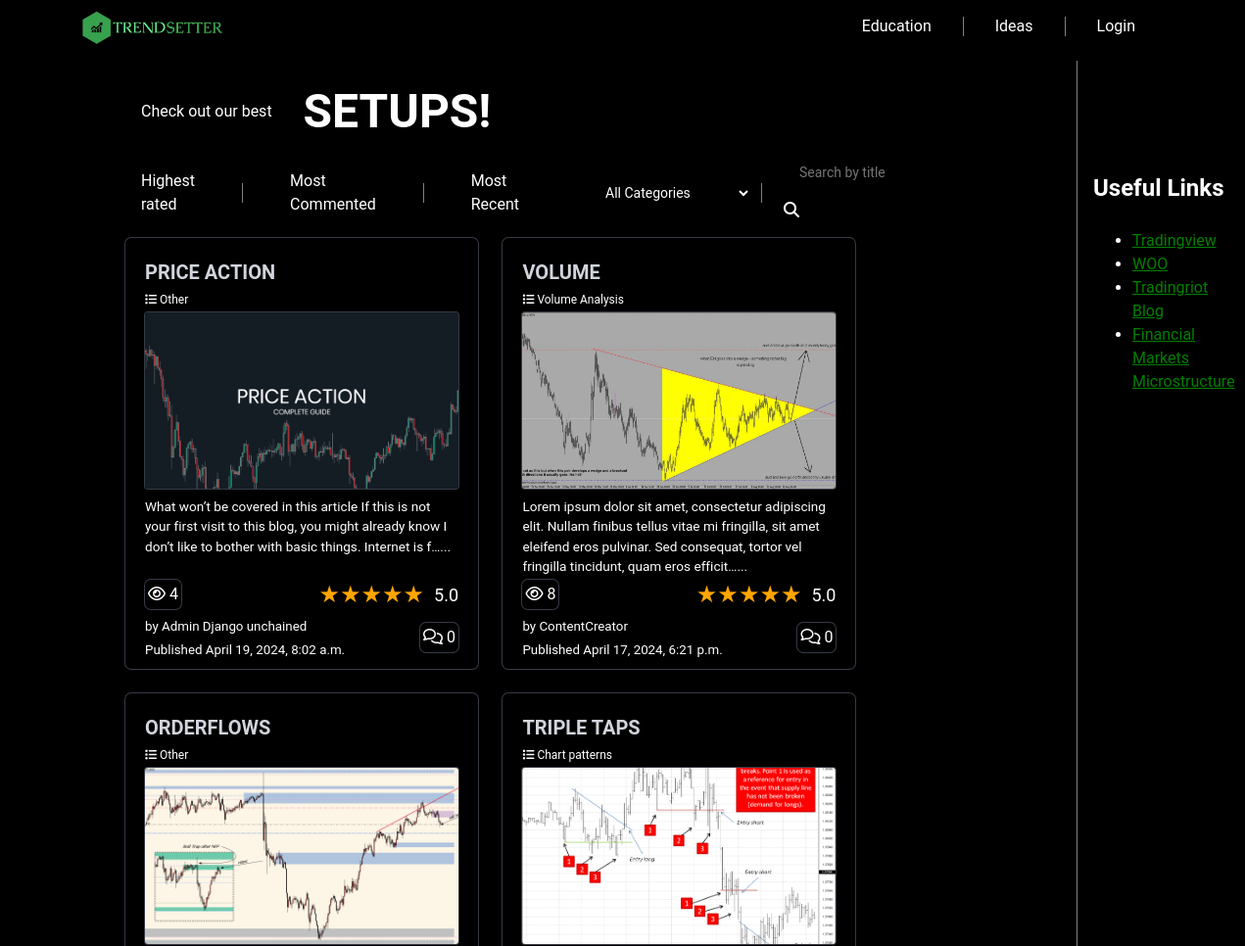
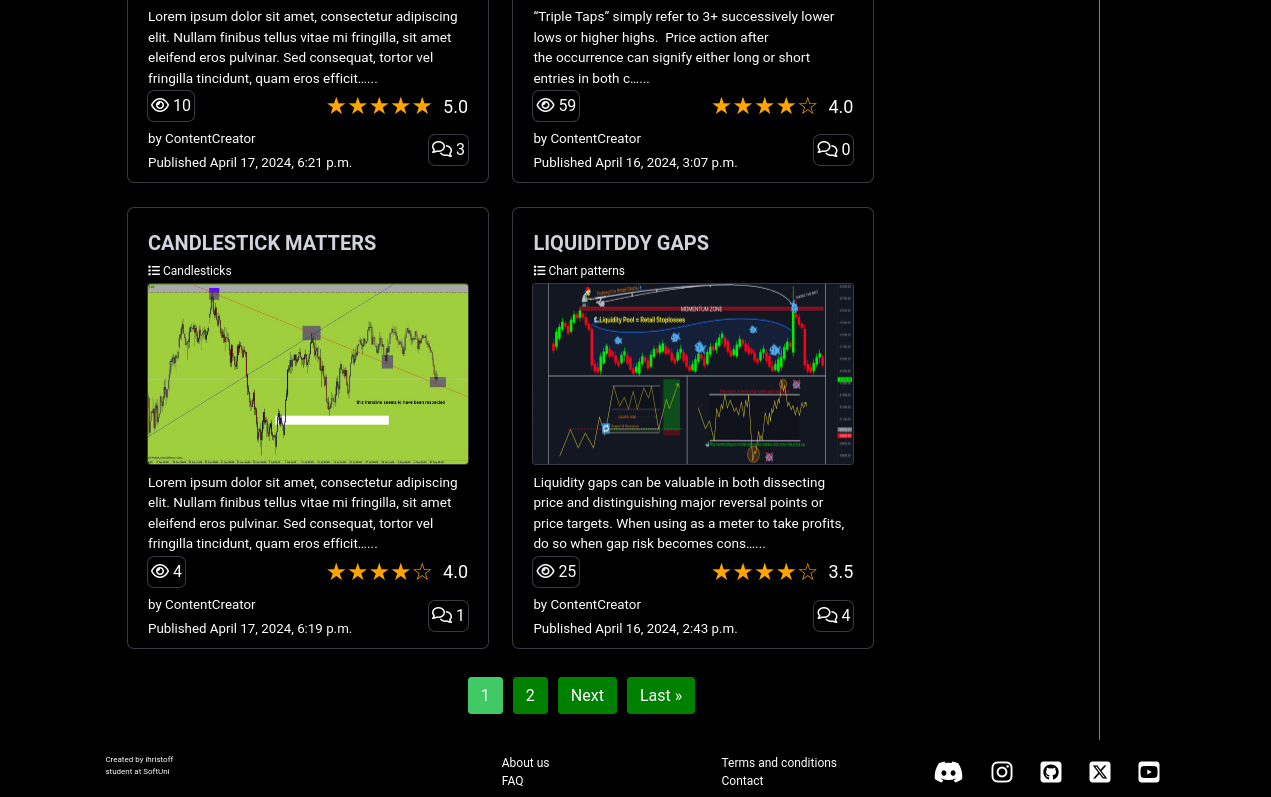
The page /articles/education/?filter=highest_rated on the database its author committed (2 pictures, top to bottom).
### TrendSetter/articles/models.py (models this page shows, shortened)
class EducationalArticle(models.Model):
    CATEGORY_CHOICES = [
        ('Chart patterns', 'Chart patterns'),
        ('Trendlines', 'Trendlines'),
        ('Candlesticks', 'Candlesticks'),
        ('Supply and Demand', 'Supply and Demand'),
        ('Elliott Wave Theory', 'Elliott Wave Theory'),
        ('Volume Analysis', 'Volume Analysis'),
        ('Other', 'Other'),
    ]
    user = models.ForeignKey(UserModel, on_delete=models.SET_NULL, related_name='education_articles', null=True,
                             blank=True)
    title = models.CharField(max_length=255, unique=True, )
    image = models.ImageField(
        upload_to='education_articles/',
        validators=(image_size_validator,),
    )
    category = models.CharField(max_length=25, choices=CATEGORY_CHOICES, default='Other')
    description = RichTextField()
    created_at = models.DateTimeField(auto_now_add=True)
    updated_at = models.DateTimeField(auto_now=True)
    views = models.PositiveIntegerField(default=0)
    slug = models.SlugField(
        unique=True,
        null=False,
        blank=True,
        editable=False,  # Readonly, only in the Django App, not in the DB
    )
    author_name = models.CharField(max_length=50, null=True, blank=True)

### TrendSetter/accounts/models.py (models this page shows, shortened)
class Profile(models.Model):
    BEGINNER = 'beginner'
    INTERMEDIATE = 'intermediate'
    ADVANCED = 'advanced'
    EXPERT = 'Expert'
    EXPERIENCE_CHOICES = [
        (BEGINNER, 'Beginner'),
        (INTERMEDIATE, 'Intermediate'),
        (ADVANCED, 'Advanced'),
        (EXPERT, 'Expert'),
    ]
    user = models.OneToOneField(
        TrendSetterUser,
        on_delete=models.CASCADE,
        primary_key=True,
    )
    profile_image = models.ImageField(
        upload_to='profile_images/',
        validators=(image_size_validator,),
        null=True,
        blank=True,
    )
    username = models.CharField(max_length=25, unique=True, null=True, blank=True)
    send_mail_for_new_article=models.BooleanField(default=False)
    show_email = models.BooleanField(default=True)
    bio = models.CharField(max_length=500, null=True, blank=True)
    date_of_birth = models.DateField(null=True, blank=True)
    age = models.PositiveIntegerField(
        null=True,
        blank=True,
    )
    location = models.CharField(max_length=50, null=True, blank=True)
    trading_experience = models.CharField(
        max_length=12,
        choices=EXPERIENCE_CHOICES,
        default=BEGINNER,
    )

### TrendSetter/articles/views.py (the view, shortened to what this page needs)
# urls.py: path('education/', AllArticlesView.as_view(), name='education articles'),
class AllArticlesView(views.ListView):
    queryset = EducationalArticle.objects.all()
    template_name = 'articles/article_dashboard.html'
    context_object_name = 'articles'
    paginate_by =6
    def get_queryset(self):
        return EducationalArticle.objects.all().order_by('-created_at')
    def get_context_data(self, **kwargs):
        context = super().get_context_data(**kwargs)
        queryset = self.get_queryset().annotate(avg_rating=Avg('articlerating__rating'), num_comments=Count('comment'),  )
        category = self.request.GET.get('category')
        search_query = self.request.GET.get('q')
        filter_type = self.request.GET.get('filter')
        if search_query:
            queryset = queryset.filter(title__icontains=search_query)
        if category:
            queryset = queryset.filter(category=category)
        if filter_type == 'most_viewed':
            queryset = self.get_most_viewed(queryset)
        elif filter_type == 'highest_rated':
            queryset = queryset.annotate(avg_rating=Avg('articlerating__rating')).order_by('-avg_rating')
        elif filter_type == 'most_commented':
            queryset = self.get_most_commented(queryset)
        elif filter_type == 'most_recent':
            queryset = queryset.order_by('-created_at')
        paginator = Paginator(queryset, self.paginate_by)
        page = self.request.GET.get('page')
        context['articles'] = paginator.get_page(page)
        context['category'] = category
        context['categories'] = EducationalArticle.CATEGORY_CHOICES
        return context

### TrendSetter/accounts/templatetags/custom_filters.py (called while the page is built)
@register.filter(name='sanitize')
def sanitize(value):
    cleaned_value = strip_tags(value)
    return mark_safe(cleaned_value)

### templates/articles/article_dashboard.html (shortened to what this page needs)
{% extends "base.html" %}
{% load custom_filters %}
{% load url_replace %}
{% load static %}
{% load humanize %}
{% load custom_filters %}
{% block content %}
    <div class="idea-container">
        <div class="main">
            <div class="page-info">
                <p>Check out our best</p>
                <h1>SETUPS!</h1>
            </div>
            <div class="filter-buttons">
            <a class="nav-link" href="?filter=highest_rated" >Highest rated</a>
                <a class="nav-link" href="?filter=most_commented">Most Commented</a>
                <a class="nav-link" href="?filter=most_recent">Most Recent</a>
                <div class="search">
                    <form method="get" action="{% url 'education articles' %}" class="filter-form">
                        <select name="category" class="filter-select">
                            <option value="">All Categories</option>
                        </select>
                        <div class="title-search">
                            <input type="text" name="q" placeholder="Search by title" value="{{ request.GET.q }}"
                                   class="filter-input">
                            <button type="submit" class="filter-button">
                                <i class="fa fa-search"></i>
                            </button>
                        </div>
                    </form>
                </div>
            </div>
            <div class="all-cards">
                {% for article in articles %}
                    <a class="card-link" href="{% url 'details article' article.slug %}">
                        <div class="card">
                            <div class="card-top">
                                <h2 class="card-title">{{ article.title|upper }}</h2>
                                <p><i class="fa-solid fa-list"></i> {{ article.category }}</p>
                                <img class="card-img" src="{{ article.image.url }}" alt="{{ article.title }}"/>
                            </div>
                            <p class="card-description ">{{ article.description|safe |truncatechars:200|sanitize }}...</p>
                            <div class="info-1">
                                <p class="card-item-icon"><i class="fa-regular fa-eye"></i> {{ article.views }}</p>
                                <div class="rating">
                                    {% if article.avg_rating %}
                                        {% for i in "12345" %}
                                            {% if i <= article.avg_rating|floatformat:0 %}
                                                <span class="star">&#9733;</span>
                                            {% else %}
                                                <span class="star">&#9734;</span>
                                            {% endif %}
                                        {% endfor %}
                                        <span class="avg-rating">{{ article.avg_rating|floatformat:1 }}</span>
                                    {% else %}
                                        <span class="star">&#9734;</span>
                                        <span class="star">&#9734;</span>
                                        <span class="star">&#9734;</span>
                                        <span class="star">&#9734;</span>
                                        <span class="star">&#9734;</span>
                                    {% endif %}
                                </div>
                            </div>
                            <div class="info-2">
                                <div class="card-info-left">
                                    {% if article.user.profile.username %}
                                        <p class="card-item"><small class="card-item small">
                                            by {{ article.user.profile.username }}</small></p>
                                    {% elif article.user %}
                                        <p class="card-item"><small class="card-item small">
                                            by {{ article.user }}</small></p>
                                    {% elif article.author_name %}
                                        <p class="card-item"><small class="card-item small">
                                            by {{ article.author_name }}</small></p>
                                    {% else %}
                                        <p class="card-item"><small class="card-item small"> by Editor</small></p>
                                    {% endif %}
                                    <p class="card-item"><small
                                            class="card-item small">Published {{ article.created_at }}</small></p>
                                </div>
                                <p class="card-item-icon"><i
                                        class="fa-regular fa-comments"></i> {{ article.num_comments }}</p>
                            </div>
                        </div>
                    </a>
                {% endfor %}
            </div>
            <div class="pagination-container">
                <ul class="pagination">
                    {% if articles.paginator.num_pages > 1 %}
                        {% for i in articles.paginator.page_range %}
                            {% if articles.number == i %}
                                <li class="page-item active">
                                    <span class="page-link">{{ i }}</span>
                                </li>
                            {% else %}
                                <li class="page-item">
                                    <a href="?page={{ i }}" class="page-link">{{ i }}</a>
                                </li>
                            {% endif %}
                        {% endfor %}
                    {% endif %}
                    {% if articles.has_next %}
                        <li class="page-item">
                            <a href="?page={{ articles.next_page_number }}" class="page-link">Next</a>
                        </li>
                        <li class="page-item">
                            <a href="?page={{ articles.paginator.num_pages }}" class="page-link">Last &raquo;</a>
                        </li>
                    {% endif %}
                </ul>
            </div>
        </div>
        <div class="side-bar-left">
            <div class="side-bar-div">
                <h2>Useful Links</h2>
                <ul>
                    <li><a href="https://www.tradingview.com/">Tradingview </a></li>
                    <li><a href="https://x.woo.org/register?ref=RIOTRIOT">WOO</a></li>
                    <li><a href="https://tradingriot.com/blog">Tradingriot Blog</a></li>
                    <li><a href="https://www.youtube.com/channel/UCzNpiFiu-8b5mS3yOMhH5XA">Financial Markets
                        Microstructure</a></li>
                </ul>
            </div>
        </div>
    </div>
{% endblock %}

### staticfiles/css/base.css (style rules this page uses)
body { font-family: Roboto, serif; display: flex; flex-direction: column; justify-content: center; height: 100%; position: relative; background-color: black; }
.main { display: flex; flex-direction: column; margin: 1rem 4rem; }
.nav-link { padding: 0.25rem 1rem; color: white; text-decoration: none; transition: box-shadow 0.2s ease-in-out; }

### staticfiles/css/home.css (style rules this page uses)
.main { background-size: cover; background-repeat: no-repeat; background-position: center; background-image: url(attr(data-bg-url)); }

### staticfiles/css/accounts.css (style rules this page uses)
a { font-size: 1rem; color: green; }

### staticfiles/css/rating.css (style rules this page uses)
.rating { display: flex; align-items: center; }
.star { font-size: 24px; color: orange; }
.avg-rating { margin-left: 10px; font-size: 18px; }

### staticfiles/css/dashboard-cards.css (style rules this page uses)
.page-info { color:white; display: flex; align-items: center; gap:2rem; margin-left: 1rem; }
.page-info h1 { font-size: 3rem; }
.all-cards { font-size: 13px; display: flex; flex-direction: row; flex-wrap: wrap; gap: 2vw; color: white }
.card { background-color: black; border-radius: 6px; box-shadow: 0 0 0 1px #363a45; display: flex; flex-direction: column; justify-content: space-between; width: 360px; height: 440px; overflow: hidden; padding: 20px; padding-bottom: 8px; color: white; }
.card-link { text-decoration: none; }
.card-title { font-size: 1.25rem; text-decoration: none; color: #d1d4dc; }
.card-top { display: flex; flex-direction: column; justify-content: space-between; gap:0.25rem; }
.card-top p { font-size: 0.75rem; }
.card-img { background-color: black; box-shadow: 0 0 0 1px #363a45; align-items: center; border-radius: 3px; box-sizing: border-box; display: block; height: 180px; width: 100%; object-fit: cover; margin-bottom: 6px; }
.card-description { width: 100%; height: 5rem; font-size: 0.85rem; }
.info-1, .info-2 { display: flex; flex-direction: row; padding: 0; justify-content: space-between; align-items: center; text-decoration: none; }
.card-item-icon { box-shadow: 0 0 0 1px #363a45; align-items: center; border-radius: 6px; padding: 3px; }
.filter-buttons { display: flex; flex-direction: row; align-items: center; gap: 2rem; min-width:65vw; }
.filter-form { display: flex; align-items: center; }
.filter-select, .filter-input { padding: 8px; margin-right: 10px; margin-left: 20px; border: none; background-color: transparent; font-size: 14px; color: white; }
.filter-select option { background-color: black; border: 1px solid white; }
.filter-button { background-color: transparent; color: white; border: none; border-radius: 5px; padding: 8px 12px; cursor: pointer; transition: background-color 0.3s ease; }
.search { padding: 0.5rem; }
.title-search { margin-left: 10px; }
.pagination-container { margin-top: 20px; display: flex; justify-content: center; }
.pagination { list-style: none; padding: 0; display: flex; gap: 10px; }
.pagination .page-item { display: inline-block; }
.pagination .page-link { padding: 8px 12px; background-color: green; color: white; border: 1px solid green; border-radius: 4px; text-decoration: none; cursor: pointer; transition: background-color 0.3s ease; }
.pagination .page-link:hover, .pagination .page-item.active .page-link { background-color: #40c964; border-color: #40c964; }

### staticfiles/css/article_details.css (style rules this page uses)
.idea-container { display: flex; flex-direction: row; justify-content: space-between; color: white; min-width:70vw; }
.side-bar-left { flex-basis: 30%; flex-direction: column; margin-top: 7rem; padding-left: 1rem; gap:3rem; }
.side-bar-div { margin-bottom: 3rem; display: flex; flex-direction: column; gap: 0.5rem; }

### rows shown on the page
EducationalArticle: title "PRICE ACTION", category "Other", image (picture), description|sanitize "What won’t be covered in this article If this is not your first visit to this blog, you might already know I don’t like to bother with basic things. Internet is f…", views "4", avg_rating "5.0", user.profile.username "Admin Django unchained", created_at "April 19, 2024, 8:02 a.m.", num_comments "0"
EducationalArticle: title "VOLUME", category "Volume Analysis", image (picture), description|sanitize "Lorem ipsum dolor sit amet, consectetur adipiscing elit. Nullam finibus tellus vitae mi fringilla, sit amet eleifend eros pulvinar. Sed consequat, tortor vel fringilla tincidunt, quam eros efficit…", views "8", avg_rating "5.0", user.profile.username "ContentCreator", created_at "April 17, 2024, 6:21 p.m.", num_comments "0"
EducationalArticle: title "ORDERFLOWS", category "Other", image (picture), description|sanitize "Lorem ipsum dolor sit amet, consectetur adipiscing elit. Nullam finibus tellus vitae mi fringilla, sit amet eleifend eros pulvinar. Sed consequat, tortor vel fringilla tincidunt, quam eros efficit…", views "10", avg_rating "5.0", user.profile.username "ContentCreator", created_at "April 17, 2024, 6:21 p.m.", num_comments "3"
EducationalArticle: title "TRIPLE TAPS", category "Chart patterns", image (picture), description|sanitize "“Triple Taps” simply refer to 3+ successively lower lows or higher highs. Price action after the occurrence can signify either long or short entries in both c…", views "59", avg_rating "4.0", user.profile.username "ContentCreator", created_at "April 16, 2024, 3:07 p.m.", num_comments "0"
EducationalArticle: title "CANDLESTICK MATTERS", category "Candlesticks", image (picture), description|sanitize "Lorem ipsum dolor sit amet, consectetur adipiscing elit. Nullam finibus tellus vitae mi fringilla, sit amet eleifend eros pulvinar. Sed consequat, tortor vel fringilla tincidunt, quam eros efficit…", views "4", avg_rating "4.0", user.profile.username "ContentCreator", created_at "April 17, 2024, 6:19 p.m.", num_comments "1"
EducationalArticle: title "LIQUIDITDDY GAPS", category "Chart patterns", image (picture), description|sanitize "Liquidity gaps can be valuable in both dissecting price and distinguishing major reversal points or price targets. When using as a meter to take profits, do so when gap risk becomes cons…", views "25", avg_rating "3.5", user.profile.username "ContentCreator", created_at "April 16, 2024, 2:43 p.m.", num_comments "4"

### other values the page prints
{{ i }} "1"
{{ i }} "2"
